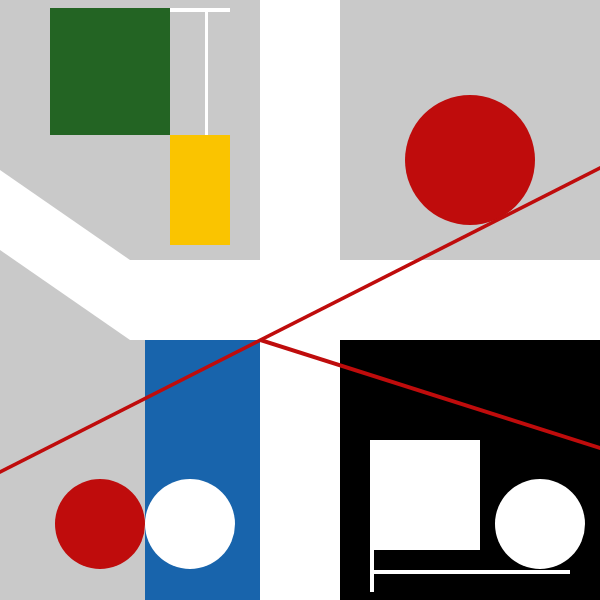
Frame 1 (no input)
Frame 60 (no input): identical to frame 1, image omitted
Frame 120 (the mouse pressed at the canvas centre since frame 60): identical to frame 1, image omitted

The p5.js sketch that drew this single still picture (run headless with seeded random() and noise() and a simulated clock; from frame 60 on, the mouse is pressed at the canvas centre):

// p5.js sketch
// ── sketch.js
function setup() {
  createCanvas(600, 600);
}

function draw() {
  
  background(201, 201, 201); // Fondito
  
  
  noStroke(); // Sin lineas
  
  // Definición de colores
  
  let rojo = color (191, 12, 12);
  let verde = color (35, 100, 35)
  let amarillo = color (250, 196, 0)
  let azul = color (24, 100, 172)
  
  // Lineas blancas de fondo
  
  fill(255);
  quad(260, 0, 340, 0, 340, 600, 260, 600) // Linea vertical
  quad(130, 260, 600, 260, 600, 340, 130, 340) // Linea horizontal
  
  quad(0, 250, 0, 170, 130, 260, 130, 340) // Linea chueca
  
  
  // Lado izquierdo arriba
  
  fill(verde);
  quad(50, 8, 170, 8, 170, 135, 50, 135) // Cuadrado Verde
  
  fill(amarillo)
  quad(170, 135, 230, 135, 230, 245, 170, 245) // Rectangulo amarillo
  
  
  fill(255);
  quad(170, 8, 230, 8, 230, 12, 170, 12) // Linea chica horizontal
  quad(208, 8, 205, 8, 205, 135, 208, 135) // Linea chica vertical
  
  // Lado izquierdo abajo
  
  fill(azul)
  quad(145, 340, 260, 340, 260, 600, 145, 600) // Rectangulo azul
  
  fill(rojo)
  ellipse(100, 524, 90, 90) // Circulo chico rojo
  
  fill(255)
  ellipse(190, 524, 90, 90) // Circulo blanco izq.
  
  // Lado derecho arriba
  
  fill(rojo)
  ellipse(470, 160, 130, 130) // Circulo grande rojo
  
  // Lado derecho abajo
  
  fill(0)
  quad(340, 340, 600, 340, 600, 600, 340, 600) // Cuadrado Negro
  
  fill(255)
  quad(370, 440, 480, 440, 480, 550, 370, 550) // Cuadrado blanco
  
  ellipse(540, 524, 90, 90) // Circulo blanco der.
  
  quad(370, 550, 374, 550, 374, 592, 370, 592) // Linea chica vertical
  quad(374, 570, 570, 570, 570, 574, 374, 574) // Linea chica horizontal
  
  // Lineas rojas
  
  fill(rojo)
  quad(0, 474, 0, 470, 600, 166, 600, 170) // Linea grande roja
  quad(260, 342, 264, 339, 600, 446, 600, 450) // Linea chica roja

  
  
}
